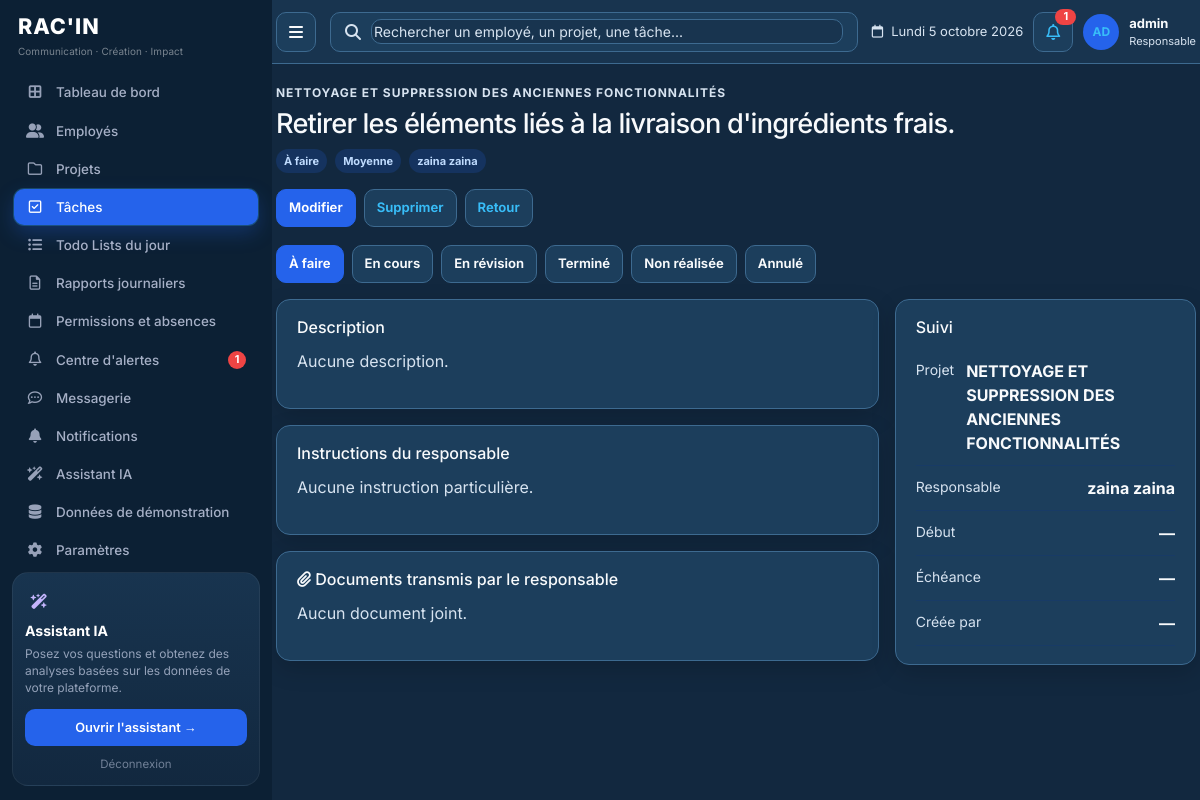
/tasks/10/ (signed in), run on an earlier commit of the app's database.
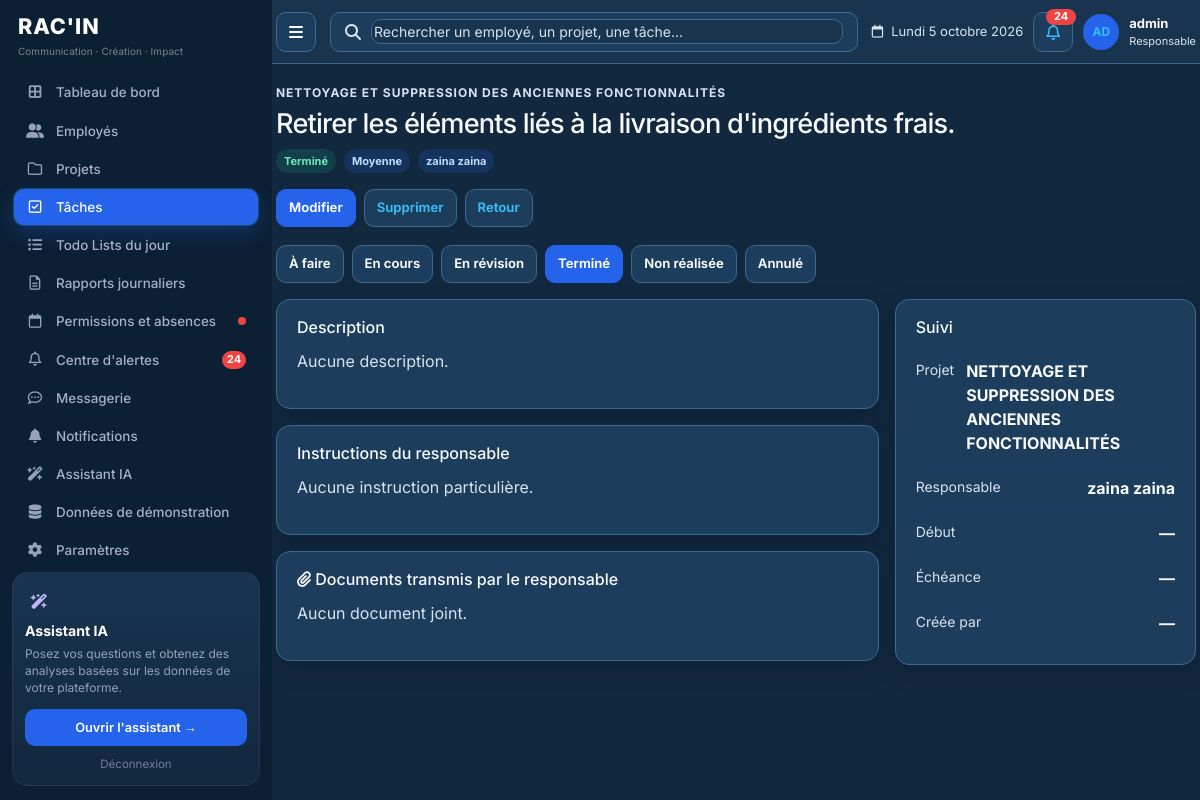
And on a later commit of the database.
### tasks/models.py (models this page shows, shortened)
class Task(models.Model):
    STATUS_CHOICES = [
        ('todo', _('À faire')),
        ('in_progress', _('En cours')),
        ('review', _('En révision')),
        ('completed', _('Terminé')),
        ('not_done', _('Non réalisée')),
        ('cancelled', _('Annulé')),
    ]
    CLOSED_STATUSES = ('completed', 'cancelled', 'not_done')
    PRIORITY_CHOICES = [
        ('low', _('Faible')),
        ('medium', _('Moyen')),
        ('high', _('Haute')),
        ('urgent', _('Urgent')),
    ]
    title = models.CharField(
        max_length=200,
        verbose_name=_('Titre')
    )
    description = models.TextField(
        blank=True,
        verbose_name=_('Description')
    )
    project = models.ForeignKey(
        Project,
        on_delete=models.CASCADE,
        null=True,
        blank=True,
        related_name='tasks',
        verbose_name=_('Projet')
    )
    assigned_to = models.ForeignKey(
        Employee,
        on_delete=models.SET_NULL,
        null=True,
        blank=True,
        related_name='assigned_tasks',
        verbose_name=_('Assigné à')
    )
    status = models.CharField(
        max_length=20,
        choices=STATUS_CHOICES,
        default='todo',
        verbose_name=_('Statut')
    )
    priority = models.CharField(
        max_length=20,
        choices=PRIORITY_CHOICES,
        default='medium',
        verbose_name=_('Priorité')
    )
    start_date = models.DateField(
        blank=True,
        null=True,
        verbose_name=_('Date de début')
    )
    due_date = models.DateField(
        blank=True,
        null=True,
        verbose_name=_('Date limite')
    )
    created_by = models.ForeignKey(
        settings.AUTH_USER_MODEL,
        on_delete=models.SET_NULL,
        null=True,
        blank=True,
        related_name='created_tasks',
        verbose_name=_('Créée par'),
    )
    planned_date = models.DateField(
        blank=True,
        null=True,
        verbose_name=_('Jour prévu'),
        help_text=_('Journée de la todo list à laquelle cette activité est rattachée.')
    )
    block_title = models.CharField(
        max_length=120,
        blank=True,
        verbose_name=_('Bloc du plan'),
        help_text=_('Titre du groupe affiché sur le plan de travail, par exemple « Analyse du site actuel ».')
    )
    estimated_hours = models.DecimalField(
        max_digits=5,
        decimal_places=2,
        blank=True,
        null=True,
        verbose_name=_('Heures estimées')
    )
    actual_hours = models.DecimalField(
        max_digits=5,
        decimal_places=2,
        blank=True,
        null=True,
        verbose_name=_('Heures réelles')
    )
    comments = models.TextField(
        blank=True,
        verbose_name=_('Commentaires')
    )
    created_at = models.DateTimeField(
        auto_now_add=True,
        verbose_name=_('Créé le')
    )
    updated_at = models.DateTimeField(
        auto_now=True,
        verbose_name=_('Mis à jour le')
    )
    class Meta:
        verbose_name = _('Tâche')
        verbose_name_plural = _('Tâches')
        ordering = ['-priority', 'due_date']
    PRIORITY_LABELS = {
        'low': 'Faible',
        'medium': 'Moyenne',
        'high': 'Élevée',
        'urgent': 'Urgente',
    }
    @property
    def priority_label(self):
        return self.PRIORITY_LABELS.get(self.priority, self.get_priority_display())
    @property
    def is_overdue(self):
        from django.utils import timezone
        return bool(
            self.due_date
            and self.due_date < timezone.now().date()
            and self.status not in self.CLOSED_STATUSES
        )

### projects/models.py (models this page shows, shortened)
class Project(models.Model):
    STATUS_CHOICES = [
        ('planning', _('Planification')),
        ('in_progress', _('En cours')),
        ('on_hold', _('En pause')),
        ('completed', _('Terminé')),
        ('cancelled', _('Annulé')),
    ]
    PRIORITY_CHOICES = [
        ('low', _('Faible')),
        ('medium', _('Moyen')),
        ('high', _('Haute')),
        ('urgent', _('Urgent')),
    ]
    name = models.CharField(
        max_length=200,
        verbose_name=_('Nom du projet')
    )
    description = models.TextField(
        blank=True,
        verbose_name=_('Description')
    )
    client = models.CharField(
        max_length=200,
        verbose_name=_('Client')
    )
    start_date = models.DateField(
        verbose_name=_('Date de début')
    )
    end_date = models.DateField(
        verbose_name=_('Date de fin')
    )
    status = models.CharField(
        max_length=20,
        choices=STATUS_CHOICES,
        default='planning',
        verbose_name=_('Statut')
    )
    priority = models.CharField(
        max_length=20,
        choices=PRIORITY_CHOICES,
        default='medium',
        verbose_name=_('Priorité')
    )
    progress = models.IntegerField(
        default=0,
        validators=[MinValueValidator(0), MaxValueValidator(100)],
        verbose_name=_('Progression (%)')
    )
    budget = models.DecimalField(
        max_digits=12,
        decimal_places=2,
        blank=True,
        null=True,
        verbose_name=_('Budget')
    )
    assigned_employees = models.ManyToManyField(
        Employee,
        related_name='projects',
        blank=True,
        verbose_name=_('Employés assignés')
    )
    is_demo = models.BooleanField(
        default=False,
        verbose_name=_('Donnée de démonstration'),
        help_text=_("Projet créé par le générateur. Il ne représente pas un projet réel."),
    )
    created_at = models.DateTimeField(
        auto_now_add=True,
        verbose_name=_('Créé le')
    )
    updated_at = models.DateTimeField(
        auto_now=True,
        verbose_name=_('Mis à jour le')
    )
    class Meta:
        verbose_name = _('Projet')
        verbose_name_plural = _('Projets')
        ordering = ['-created_at']
    ICON_COLORS = (
        '#F97316', '#8B5CF6', '#14B8A6', '#0F172A', '#EC4899',
        '#2563EB', '#22C55E', '#EAB308', '#EF4444', '#06B6D4',
    )

### employees/models.py (models this page shows, shortened)
class Employee(models.Model):
    STATUS_CHOICES = [
        ('active', _('Actif')),
        ('inactive', _('Inactif')),
        ('on_leave', _('En congé')),
    ]
    POSITION_CHOICES = [
        ('designer', _('Designer')),
        ('developer', _('Développeur')),
        ('project_manager', _('Chef de projet')),
        ('marketing', _('Marketing')),
        ('content_writer', _('Rédacteur')),
        ('account_manager', _('Account Manager')),
        ('community_manager', _('Community Manager')),
        ('communication', _('Chargé de communication')),
        ('other', _('Autre')),
    ]
    user = models.OneToOneField(
        User,
        on_delete=models.CASCADE,
        related_name='employee_profile',
        verbose_name=_('Utilisateur')
    )
    position = models.CharField(
        max_length=50,
        choices=POSITION_CHOICES,
        verbose_name=_('Poste')
    )
    hire_date = models.DateField(
        verbose_name=_('Date d\'embauche')
    )
    status = models.CharField(
        max_length=20,
        choices=STATUS_CHOICES,
        default='active',
        verbose_name=_('Statut')
    )
    department = models.CharField(
        max_length=100,
        blank=True,
        verbose_name=_('Département')
    )
    salary = models.DecimalField(
        max_digits=10,
        decimal_places=2,
        blank=True,
        null=True,
        verbose_name=_('Salaire')
    )
    created_at = models.DateTimeField(
        auto_now_add=True,
        verbose_name=_('Créé le')
    )
    updated_at = models.DateTimeField(
        auto_now=True,
        verbose_name=_('Mis à jour le')
    )
    class Meta:
        verbose_name = _('Employé')
        verbose_name_plural = _('Employés')
        ordering = ['-hire_date']
    @property
    def full_name(self):
        return f"{self.user.first_name} {self.user.last_name}"

### authentication/models.py (models this page shows, shortened)
class User(AbstractUser):
    ROLE_CHOICES = [
        ('admin', _('Administrateur')),
        ('employee', _('Employé')),
    ]
    GENDER_CHOICES = [
        ('M', _('Homme')),
        ('F', _('Femme')),
        ('O', _('Autre')),
    ]
    role = models.CharField(
        max_length=20,
        choices=ROLE_CHOICES,
        default='employee',
        verbose_name=_('Rôle')
    )
    photo = models.ImageField(
        upload_to='profile_photos/',
        blank=True,
        null=True,
        verbose_name=_('Photo de profil')
    )
    phone = models.CharField(
        max_length=20,
        blank=True,
        verbose_name=_('Téléphone')
    )
    birth_date = models.DateField(
        blank=True,
        null=True,
        verbose_name=_('Date de naissance')
    )
    gender = models.CharField(
        max_length=1,
        choices=GENDER_CHOICES,
        blank=True,
        null=True,
        verbose_name=_('Genre')
    )
    address = models.TextField(
        blank=True,
        verbose_name=_('Adresse')
    )
    bio = models.TextField(
        blank=True,
        verbose_name=_('Bio')
    )
    is_demo = models.BooleanField(
        default=False,
        verbose_name=_('Donnée de démonstration'),
        help_text=_("Compte créé par le générateur. Il ne représente pas un employé réel."),
    )
    class Meta:
        verbose_name = _('Utilisateur')
        verbose_name_plural = _('Utilisateurs')
    def is_admin(self):
        return self.role == 'admin'

### tasks/views.py (the view)
# urls.py: path('<int:pk>/', views.task_detail, name='detail'),
@login_required
def task_detail(request, pk):
    task = get_object_or_404(
        Task.objects.select_related('project', 'assigned_to__user', 'created_by').prefetch_related('documents'),
        pk=pk,
    )
    if not _can_manage_task(request.user, task):
        messages.error(request, 'Vous ne pouvez consulter que vos propres activités.')
        return redirect('tasks:list')
    return render(request, 'tasks/task_detail.html', {
        'task': task,
        'documents': task.documents.all(),
        'is_admin_view': request.user.is_admin(),
        'statuses': Task.STATUS_CHOICES,
    })

### templates/tasks/task_detail.html (shortened to what this page needs)
{% extends 'base.html' %}
{% block content %}
<div class="td-page">
    <div class="td-head">
        <div>
            <p class="td-kicker">{{ task.project.name|default:"Sans projet" }}</p>
            <h1>{{ task.title }}</h1>
            <div class="td-meta">
                <span class="td-badge {% if task.is_overdue %}late{% elif task.status == 'completed' %}done{% endif %}">
                    {% if task.is_overdue %}En retard{% else %}{{ task.get_status_display }}{% endif %}
                </span>
                <span class="td-badge {{ task.priority }}">{{ task.priority_label }}</span>
                {% if task.assigned_to %}<span class="td-badge">{{ task.assigned_to.full_name }}</span>{% endif %}
            </div>
        </div>
        <div class="td-actions">
            <a class="primary" href="{% url 'tasks:update' task.pk %}">{% if is_admin_view %}Modifier{% else %}Mettre à jour{% endif %}</a>
            {% if is_admin_view %}
            <a href="{% url 'tasks:delete' task.pk %}">Supprimer</a>
            {% endif %}
            <a href="{% url 'tasks:list' %}">Retour</a>
        </div>
    </div>
    <form class="td-status" method="post" action="{% url 'tasks:set_status' task.pk %}">
        {% for code, label in statuses %}
        <button type="submit" name="status" value="{{ code }}" class="{% if task.status == code %}on{% endif %}">{{ label }}</button>
        {% endfor %}
    </form>
    <div class="td-grid" style="margin-top:16px;">
        <div>
            <section class="td-card">
                <h2>Description</h2>
                <p>{{ task.description|default:"Aucune description." }}</p>
            </section>
            <section class="td-card">
                <h2>Instructions du responsable</h2>
                <p>{{ task.comments|default:"Aucune instruction particulière." }}</p>
            </section>
            <section class="td-card">
                <h2><i class="fas fa-paperclip"></i> Documents transmis par le responsable</h2>
                {% for document in documents %}
                <div class="td-doc">
                    <i class="fas fa-file-pdf"></i>
                    <span>
                        <strong>{{ document.original_name }}</strong>
                        <small>{{ document.size_label }}</small>
                    </span>
                    <span>
                        <a href="{% url 'tasks:document' task.pk document.pk %}?disposition=inline" target="_blank" rel="noopener">Voir</a>
                        <a href="{% url 'tasks:document' task.pk document.pk %}">Télécharger</a>
                    </span>
                </div>
                {% empty %}
                <p>Aucun document joint.</p>
                {% endfor %}
            </section>
        </div>
        <aside class="td-card">
            <h2>Suivi</h2>
            <ul class="td-side">
                <li><small>Projet</small><strong>{{ task.project.name|default:"—" }}</strong></li>
                <li><small>Responsable</small><strong>{{ task.assigned_to.full_name|default:"—" }}</strong></li>
                <li><small>Début</small><strong>{{ task.start_date|date:"d/m/Y"|default:"—" }}</strong></li>
                <li><small>Échéance</small><strong>{{ task.due_date|date:"d/m/Y"|default:"—" }}</strong></li>
                <li><small>Créée par</small><strong>{{ task.created_by.get_full_name|default:"—" }}</strong></li>
            </ul>
        </aside>
    </div>
</div>
{% endblock %}

### templates/base.html (shortened to what the changed rows need)
{% load static %}
<!DOCTYPE html>
<html lang="fr">
<head>
    <link href="https://cdn.jsdelivr.net/npm/bootstrap@5.3.0/dist/css/bootstrap.min.css" rel="stylesheet">
    <link href="https://cdnjs.cloudflare.com/ajax/libs/font-awesome/6.4.0/css/all.min.css" rel="stylesheet">
    <link rel="stylesheet" href="{% static 'css/platform.css' %}?v=3">
</head>
<body class="{% block body_class %}{% endblock %}">
    {% if user.is_authenticated %}
    <div class="container-fluid">
        <div class="row app-row">
            <div class="sidebar sidebar-racin p-0">
                <nav class="sidebar-nav nav flex-column">
                    {% if user.is_admin %}
                    <a class="nav-link {% if request.resolver_match.namespace == 'permissions' %}active{% endif %}" href="{% url 'permissions:list' %}">
                        <i class="far fa-calendar"></i> Permissions et absences
                        {% if sidebar_pending_permissions %}<span class="racin-dot"></span>{% endif %}
                    </a>
                    <a class="nav-link {% if request.resolver_match.url_name == 'delay_detection' %}active{% endif %}" href="{% url 'decision_ai:delay_detection' %}">
                        <i class="far fa-bell"></i> Centre d'alertes
                        {% if sidebar_unread_messages %}<span class="racin-badge">{{ sidebar_unread_messages }}</span>{% endif %}
                    </a>
                    {% endif %}
                </nav>
            </div>
            <div class="racin-content">
                <header class="app-header">
                    <div class="app-tools">
                        <a class="app-icon-btn" href="{% url 'notifications:list' %}" aria-label="Notifications">
                            <i class="far fa-bell"></i>
                            {% if sidebar_unread_messages %}<span class="app-badge">{{ sidebar_unread_messages }}</span>{% endif %}
                        </a>
                    </div>
                </header>
    {% endif %}
                {% block content %}{% endblock %}
    {% if user.is_authenticated %}
            </div>
        </div>
    </div>
    {% else %}
    </div>
    {% endif %}
</body>
</html>

What changed in the data, as far as the page shows it:
changed Task "Retirer les éléments liés à la livraison d'ingrédients frais.": status "À faire" → "Terminé"
Also different on the page:
{{ sidebar_unread_messages }}: "1" → "24"
